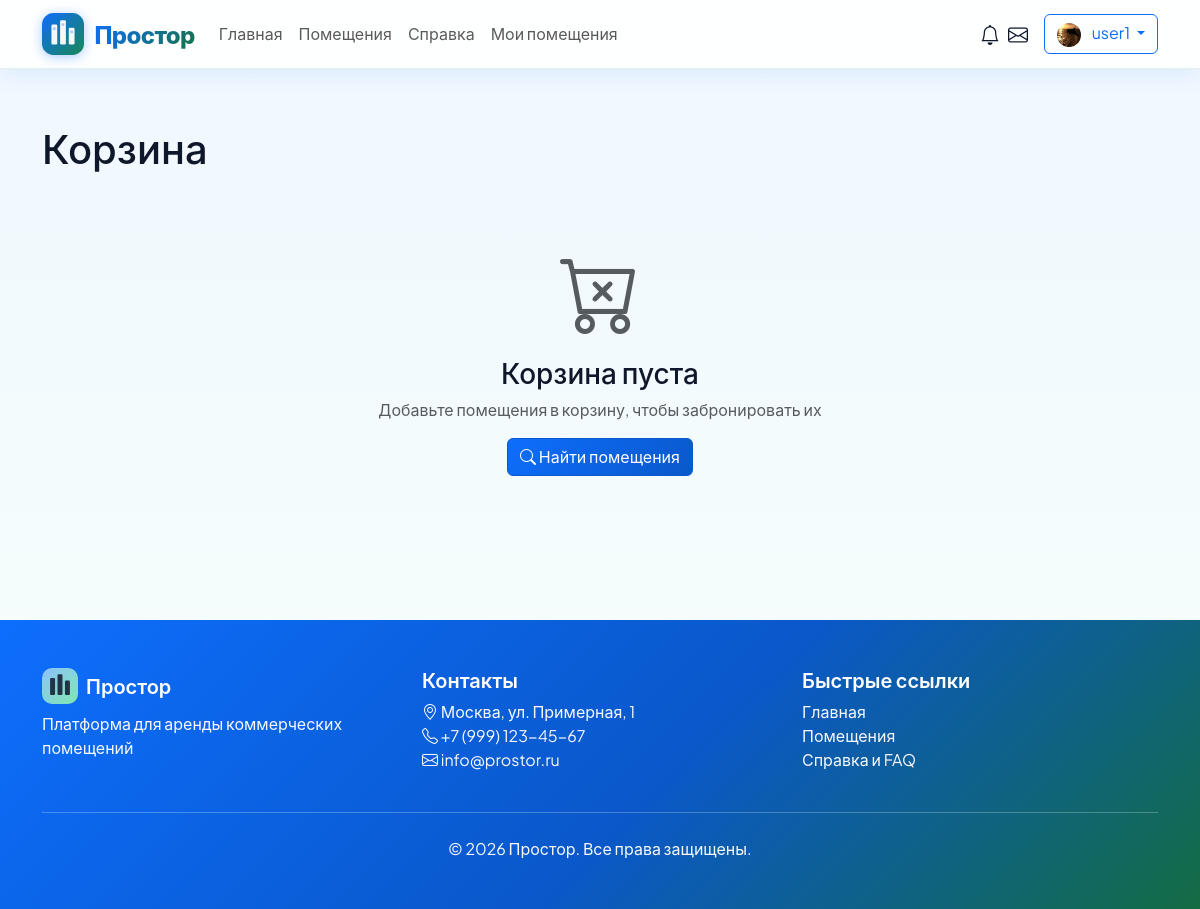
The page /cart/ (signed in) on the database its author committed.
### core/models.py (models this page shows, shortened)
class User(AbstractUser):
    USER_TYPE_CHOICES = [
        ('tenant', 'Арендатор'),
        ('landlord', 'Арендодатель'),
        ('admin', 'Администратор'),
    ]
    user_type = models.CharField(
        max_length=20,
        choices=USER_TYPE_CHOICES,
        default='tenant',
        verbose_name='Тип пользователя'
    )
    avatar = models.ImageField(
        upload_to='avatars/',
        null=True,
        blank=True,
        verbose_name='Аватар'
    )
    phone = models.CharField(
        max_length=20,
        blank=True,
        null=True,
        verbose_name='Телефон'
    )
    company_name = models.CharField(
        max_length=100,
        blank=True,
        null=True,
        verbose_name='Название компании'
    )
    email_verified = models.BooleanField(
        default=False,
        verbose_name='Email подтвержден'
    )
    phone_verified = models.BooleanField(
        default=False,
        verbose_name='Телефон подтвержден'
    )
    class Meta:
        verbose_name = 'Пользователь'
        verbose_name_plural = 'Пользователи'

### core/views.py (the view)
# urls.py: path('cart/', views.cart_detail, name='cart_detail'),
@login_required
def cart_detail(request):
    cart_items = Cart.objects.filter(user=request.user).select_related('property')
    total_amount = sum(item.get_total_price() for item in cart_items)
    context = {
        'cart_items': cart_items,
        'total_amount': total_amount,
        'title': 'Корзина'
    }
    return render(request, 'core/cart_detail.html', context)

### core/context_processors.py (called while the page is built)
def tenant_cart(request):
    if request.user.is_authenticated and getattr(request.user, 'user_type', None) == 'tenant':
        return {'cart_items_count': Cart.objects.filter(user=request.user).count()}
    return {'cart_items_count': 0}

def notifications_context(request):
    if request.user.is_authenticated:
        unread_count = Notification.objects.filter(
            user=request.user,
            is_read=False
        ).count()
        unread_messages_count = Message.objects.filter(
            recipient=request.user,
            is_read=False,
        ).count()
        recent_notifications = Notification.objects.filter(
            user=request.user
        ).order_by('-created_at')[:5]
        return {
            'unread_notifications_count': unread_count,
            'unread_messages_count': unread_messages_count,
            'recent_notifications': recent_notifications,
        }
    return {
        'unread_notifications_count': 0,
        'unread_messages_count': 0,
        'recent_notifications': [],
    }

### templates/core/cart_detail.html (shortened to what this page needs)
{% extends 'base.html' %}
{% load static %}
{% block content %}
<div class="container py-5">
    <h1 class="mb-4">Корзина</h1>
    {% if cart_items %}
    <div class="row">
        <div class="col-lg-8">
            {% for item in cart_items %}
            <div class="card mb-3">
                <div class="card-body">
                    <div class="row">
                        <div class="col-md-3">
                            {% if item.property.images.first %}
                            <img src="{{ item.property.images.first.image.url }}"
                                 class="img-fluid rounded"
                                 alt="{{ item.property.title }}"
                                 style="height: 100px; object-fit: cover;">
                            {% else %}
                            <div class="bg-light d-flex align-items-center justify-content-center rounded"
                                 style="height: 100px;">
                                <i class="bi bi-building fs-1 text-muted"></i>
                            </div>
                            {% endif %}
                        </div>
                        <div class="col-md-6">
                            <h5>
                                <a href="{% url 'property_detail' item.property.slug %}"
                                   class="text-decoration-none">
                                    {{ item.property.title }}
                                </a>
                            </h5>
                            <p class="text-muted mb-1">
                                <i class="bi bi-geo-alt"></i> {{ item.property.city }}
                            </p>
                            <p class="mb-1">
                                <strong>Дата и время:</strong><br>
                                {{ item.start_datetime|date:"d.m.Y H:i" }} -
                                {{ item.end_datetime|date:"d.m.Y H:i" }}
                            </p>
                            <p class="mb-1">
                                <strong>Гостей:</strong> {{ item.guests }}
                            </p>
                            {% if item.special_requests %}
                            <p class="mb-0">
                                <strong>Пожелания:</strong> {{ item.special_requests|truncatechars:50 }}
                            </p>
                            {% endif %}
                        </div>
                        <div class="col-md-3 text-end">
                            <h4 class="text-primary mb-3">{{ item.get_total_price }} ₽</h4>
                            <a href="{% url 'cart_remove' item.id %}"
                               class="btn btn-outline-danger btn-sm"
                               onclick="return confirm('Удалить из корзины?')">
                                <i class="bi bi-trash"></i> Удалить
                            </a>
                        </div>
                    </div>
                </div>
            </div>
            {% endfor %}
        </div>
        <div class="col-lg-4">
            <div class="card">
                <div class="card-header bg-primary text-white">
                    <h5 class="mb-0">Итого</h5>
                </div>
                <div class="card-body">
                    <div class="d-flex justify-content-between mb-3">
                        <span>Товаров:</span>
                        <strong>{{ cart_items|length }}</strong>
                    </div>
                    <div class="d-flex justify-content-between mb-3">
                        <span>Сумма:</span>
                        <strong class="h4 text-primary">{{ total_amount|floatformat:2 }} ₽</strong>
                    </div>
                    <hr>
                    <a href="{% url 'checkout' %}" class="btn btn-success btn-lg w-100 mb-2">
                        <i class="bi bi-cart-check"></i> Оформить заказ
                    </a>
                    <a href="{% url 'property_list' %}" class="btn btn-outline-primary w-100">
                        <i class="bi bi-arrow-left"></i> Продолжить покупки
                    </a>
                </div>
            </div>
        </div>
    </div>
    {% else %}
    <div class="text-center py-5">
        <i class="bi bi-cart-x display-1 text-muted"></i>
        <h3 class="mt-3">Корзина пуста</h3>
        <p class="text-muted">Добавьте помещения в корзину, чтобы забронировать их</p>
        <a href="{% url 'property_list' %}" class="btn btn-primary">
            <i class="bi bi-search"></i> Найти помещения
        </a>
    </div>
    {% endif %}
</div>
{% endblock %}

### templates/base.html (shortened to what this page needs)
{% load static %}
<!DOCTYPE html>
<html lang="ru">
<head>
    <link href="https://cdn.jsdelivr.net/npm/bootstrap@5.3.0/dist/css/bootstrap.min.css" rel="stylesheet">
    <link rel="stylesheet" href="{% static 'css/style.css' %}">
    <link rel="stylesheet" href="https://cdn.jsdelivr.net/npm/bootstrap-icons@1.10.0/font/bootstrap-icons.css">
    <link rel="stylesheet" href="https://cdnjs.cloudflare.com/ajax/libs/font-awesome/6.4.0/css/all.min.css">
</head>
<body>
    <nav class="navbar navbar-expand-lg navbar-light bg-white fixed-top">
        <div class="container">
            <a class="navbar-brand" href="{% url 'home' %}" aria-label="Простор — на главную">
                <span class="brand-wordmark fs-4">Простор</span>
            </a>
            <div class="collapse navbar-collapse" id="navbarNav">
                <ul class="navbar-nav me-auto">
                    <li class="nav-item">
                        <a class="nav-link" href="{% url 'home' %}">Главная</a>
                    </li>
                    <li class="nav-item">
                        <a class="nav-link" href="{% url 'property_list' %}">Помещения</a>
                    </li>
                    <li class="nav-item">
                        <a class="nav-link" href="{% url 'help' %}">Справка</a>
                    </li>
                    {% if user.is_authenticated and user.user_type == 'landlord' %}
                    <li class="nav-item">
                        <a class="nav-link" href="{% url 'my_properties' %}">Мои помещения</a>
                    </li>
                    {% endif %}
                </ul>
                <div class="d-flex align-items-center">
                    {% if user.is_authenticated %}
                        <div class="dropdown me-2">
                            <a class="nav-link position-relative" href="#" id="notificationsDropdown" role="button"
                               data-bs-toggle="dropdown" aria-expanded="false" title="Уведомления">
                                <i class="bi bi-bell fs-5"></i>
                            </a>
                        </div>
                        <div class="dropdown me-3">
                            <a class="nav-link position-relative" href="#" id="messagesDropdown" role="button"
                               data-bs-toggle="dropdown" aria-expanded="false" title="Сообщения">
                                <i class="bi bi-envelope fs-5"></i>
                            </a>
                        </div>
                        <div class="dropdown">
                            <button class="btn btn-outline-primary dropdown-toggle" type="button"
                                    data-bs-toggle="dropdown">
                                {% if user.avatar %}
                                    <img src="{{ user.avatar.url }}" class="rounded-circle me-2"
                                         width="24" height="24" alt="Аватар">
                                {% else %}
                                    <i class="bi bi-person-circle me-2"></i>
                                {% endif %}
                                {{ user.username }}
                            </button>
                        </div>
                    {% else %}
                        <a href="{% url 'login' %}" class="btn btn-outline-primary me-2">Войти</a>
                        <a href="{% url 'register' %}" class="btn btn-primary">Регистрация</a>
                    {% endif %}
                </div>
            </div>
        </div>
    </nav>
    <main>
        {% block content %}{% endblock %}
    </main>
    <footer class="py-5 mt-5">
        <div class="container">
            <div class="row">
                <div class="col-md-4">
                    <div class="d-flex align-items-center gap-2 mb-2">
                        <h5 class="mb-0">Простор</h5>
                    </div>
                    <p class="text-light opacity-90 mb-0">Платформа для аренды коммерческих помещений</p>
                </div>
                <div class="col-md-4">
                    <h5>Контакты</h5>
                    <ul class="list-unstyled text-light">
                        <li><i class="bi bi-geo-alt"></i> Москва, ул. Примерная, 1</li>
                        <li><i class="bi bi-telephone"></i> +7 (999) 123-45-67</li>
                        <li><i class="bi bi-envelope"></i> info@prostor.ru</li>
                    </ul>
                </div>
                <div class="col-md-4">
                    <h5>Быстрые ссылки</h5>
                    <ul class="list-unstyled">
                        <li><a href="{% url 'home' %}" class="text-light text-decoration-none">Главная</a></li>
                        <li><a href="{% url 'property_list' %}" class="text-light text-decoration-none">Помещения</a></li>
                        <li><a href="{% url 'help' %}" class="text-light text-decoration-none">Справка и FAQ</a></li>
                    </ul>
                </div>
            </div>
            <hr class="my-4 text-light">
            <div class="text-center">
                <p class="text-light mb-0">&copy; 2026 Простор. Все права защищены.</p>
            </div>
        </div>
    </footer>
</body>
</html>

### static/css/style.css (style rules this page uses)
:root { --primary-color: #0d6efd; --primary-dark: #0a58ca; --accent-green: #198754; --secondary-color: #64748b; --background-color: #f0f7ff; --surface-color: #ffffff; --text-dark: #0f172a; }
body { background: linear-gradient(180deg, var(--background-color) 0%, #f8fffb 100%); font-family: 'Plus Jakarta Sans', -apple-system, BlinkMacSystemFont, 'Segoe UI', Roboto, sans-serif; color: var(--text-dark); }
.navbar { background-color: var(--surface-color) !important; box-shadow: 0 4px 24px rgba(13, 110, 253, 0.1); border-bottom: 1px solid rgba(25, 135, 84, 0.12); }
.btn-primary { background: linear-gradient(135deg, var(--primary-color) 0%, var(--primary-dark) 100%); border-color: var(--primary-dark); }

### templates/base.html (style rules this page uses)
:root { --primary: #0d6efd; --primary-dark: #0a58ca; --secondary: #64748b; --success: #198754; --success-soft: #d1e7dd; --warning: #f59e0b; --danger: #dc3545; --light: #f8fafc; --dark: #0f172a; --surface-elevated: #ffffff; }
body { font-family: 'Plus Jakarta Sans', -apple-system, BlinkMacSystemFont, 'Segoe UI', sans-serif; background: linear-gradient(180deg, #f0f7ff 0%, #f8fffb 100%); padding-top: 76px; color: var(--dark); min-height: 100vh; display: flex; flex-direction: column; }
main { flex: 1 0 auto; }
.navbar { box-shadow: 0 4px 24px rgba(13, 110, 253, 0.1); background: rgba(255, 255, 255, 0.92) !important; backdrop-filter: blur(12px); border-bottom: 1px solid rgba(25, 135, 84, 0.12); }
.navbar-brand { font-weight: 800; letter-spacing: -0.03em; display: inline-flex; align-items: center; gap: 0.65rem; }
.brand-wordmark { background: linear-gradient(120deg, #0d6efd 0%, #157347 100%); -webkit-background-clip: text; background-clip: text; color: transparent !important; }
.brand-mark { flex-shrink: 0; filter: drop-shadow(0 2px 6px rgba(13, 110, 253, 0.35)); }
.btn-primary { background: linear-gradient(135deg, var(--primary) 0%, var(--primary-dark) 100%); border-color: var(--primary-dark); }
footer { background: linear-gradient(135deg, #0d6efd 0%, #0a58ca 55%, #146c43 100%); color: rgba(255,255,255,0.95); margin-top: auto; }
footer h5 { color: #fff; font-weight: 600; }

### rows shown on the page
User: avatar (picture), username "user1"
